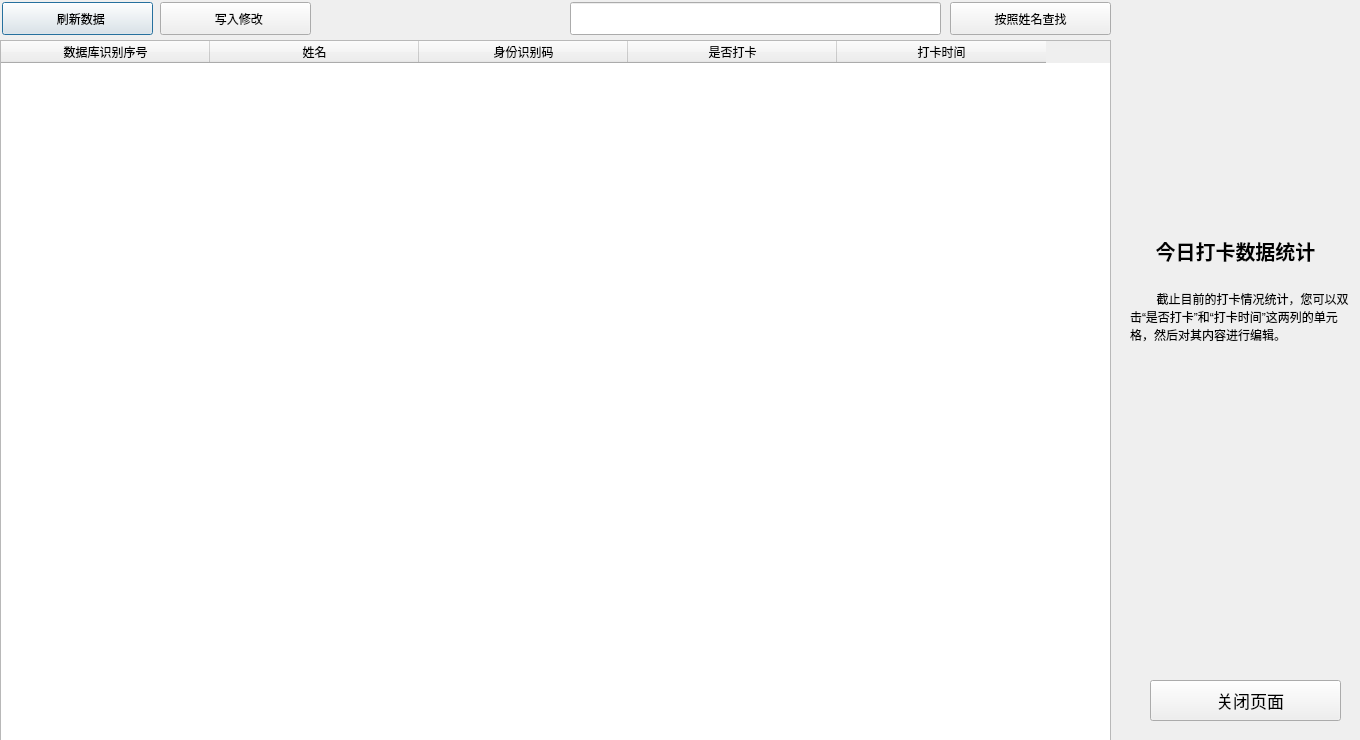
<?xml version="1.0" encoding="UTF-8"?>
<ui version="4.0">
 <class>Dialog</class>
 <widget class="QDialog" name="Dialog">
  <property name="geometry">
   <rect>
    <x>0</x>
    <y>0</y>
    <width>1360</width>
    <height>740</height>
   </rect>
  </property>
  <property name="windowTitle">
   <string>今日打卡详情</string>
  </property>
  <widget class="QTableWidget" name="tableWidget">
   <property name="geometry">
    <rect>
     <x>0</x>
     <y>40</y>
     <width>1111</width>
     <height>701</height>
    </rect>
   </property>
   <attribute name="horizontalHeaderDefaultSectionSize">
    <number>209</number>
   </attribute>
   <column>
    <property name="text">
     <string>数据库识别序号</string>
    </property>
   </column>
   <column>
    <property name="text">
     <string>姓名</string>
    </property>
   </column>
   <column>
    <property name="text">
     <string>身份识别码</string>
    </property>
   </column>
   <column>
    <property name="text">
     <string>是否打卡</string>
    </property>
   </column>
   <column>
    <property name="text">
     <string>打卡时间</string>
    </property>
   </column>
  </widget>
  <widget class="QPushButton" name="button_refresh">
   <property name="geometry">
    <rect>
     <x>2</x>
     <y>2</y>
     <width>151</width>
     <height>33</height>
    </rect>
   </property>
   <property name="text">
    <string>  刷新数据</string>
   </property>
   <property name="icon">
    <iconset resource="pyqt_resorce_file.qrc">
     <normaloff>:/home/knomori/Desktop/RaspberryPi_PTZControl_FaceRecognition/PC_END/OriginalUI/刷新.png</normaloff>:/home/knomori/Desktop/RaspberryPi_PTZControl_FaceRecognition/PC_END/OriginalUI/刷新.png</iconset>
   </property>
  </widget>
  <widget class="QPushButton" name="button_modify_data">
   <property name="geometry">
    <rect>
     <x>160</x>
     <y>2</y>
     <width>151</width>
     <height>33</height>
    </rect>
   </property>
   <property name="text">
    <string>  写入修改</string>
   </property>
   <property name="icon">
    <iconset resource="pyqt_resorce_file.qrc">
     <normaloff>:/home/knomori/Desktop/RaspberryPi_PTZControl_FaceRecognition/PC_END/OriginalUI/编辑.png</normaloff>:/home/knomori/Desktop/RaspberryPi_PTZControl_FaceRecognition/PC_END/OriginalUI/编辑.png</iconset>
   </property>
  </widget>
  <widget class="QLineEdit" name="lineEdit">
   <property name="geometry">
    <rect>
     <x>570</x>
     <y>2</y>
     <width>371</width>
     <height>33</height>
    </rect>
   </property>
  </widget>
  <widget class="QPushButton" name="button_search">
   <property name="geometry">
    <rect>
     <x>950</x>
     <y>2</y>
     <width>161</width>
     <height>33</height>
    </rect>
   </property>
   <property name="text">
    <string>按照姓名查找</string>
   </property>
   <property name="icon">
    <iconset resource="pyqt_resorce_file.qrc">
     <normaloff>:/home/knomori/Desktop/RaspberryPi_PTZControl_FaceRecognition/PC_END/OriginalUI/搜索.png</normaloff>:/home/knomori/Desktop/RaspberryPi_PTZControl_FaceRecognition/PC_END/OriginalUI/搜索.png</iconset>
   </property>
  </widget>
  <widget class="QLabel" name="label">
   <property name="geometry">
    <rect>
     <x>1150</x>
     <y>60</y>
     <width>171</width>
     <height>141</height>
    </rect>
   </property>
   <property name="text">
    <string/>
   </property>
   <property name="pixmap">
    <pixmap resource="pyqt_resorce_file.qrc">:/home/knomori/Desktop/RaspberryPi_PTZControl_FaceRecognition/PC_END/OriginalUI/表格.png</pixmap>
   </property>
   <property name="scaledContents">
    <bool>true</bool>
   </property>
  </widget>
  <widget class="QLabel" name="label_2">
   <property name="geometry">
    <rect>
     <x>1140</x>
     <y>230</y>
     <width>191</width>
     <height>41</height>
    </rect>
   </property>
   <property name="font">
    <font>
     <pointsize>15</pointsize>
     <weight>75</weight>
     <bold>true</bold>
    </font>
   </property>
   <property name="layoutDirection">
    <enum>Qt::LeftToRight</enum>
   </property>
   <property name="text">
    <string>今日打卡数据统计</string>
   </property>
   <property name="alignment">
    <set>Qt::AlignCenter</set>
   </property>
  </widget>
  <widget class="QLabel" name="label_3">
   <property name="geometry">
    <rect>
     <x>1130</x>
     <y>290</y>
     <width>221</width>
     <height>101</height>
    </rect>
   </property>
   <property name="text">
    <string>        截止目前的打卡情况统计，您可以双击“是否打卡”和“打卡时间”这两列的单元格，然后对其内容进行编辑。</string>
   </property>
   <property name="alignment">
    <set>Qt::AlignLeading|Qt::AlignLeft|Qt::AlignTop</set>
   </property>
   <property name="wordWrap">
    <bool>true</bool>
   </property>
  </widget>
  <widget class="QPushButton" name="button_close_page">
   <property name="geometry">
    <rect>
     <x>1150</x>
     <y>680</y>
     <width>191</width>
     <height>41</height>
    </rect>
   </property>
   <property name="font">
    <font>
     <pointsize>13</pointsize>
    </font>
   </property>
   <property name="text">
    <string>  关闭页面</string>
   </property>
   <property name="icon">
    <iconset resource="pyqt_resorce_file.qrc">
     <normaloff>:/home/knomori/Desktop/RaspberryPi_PTZControl_FaceRecognition/PC_END/OriginalUI/关闭.png</normaloff>:/home/knomori/Desktop/RaspberryPi_PTZControl_FaceRecognition/PC_END/OriginalUI/关闭.png</iconset>
   </property>
   <property name="iconSize">
    <size>
     <width>20</width>
     <height>20</height>
    </size>
   </property>
  </widget>
 </widget>
 <resources>
  <include location="pyqt_resorce_file.qrc"/>
 </resources>
 <connections/>
</ui>
